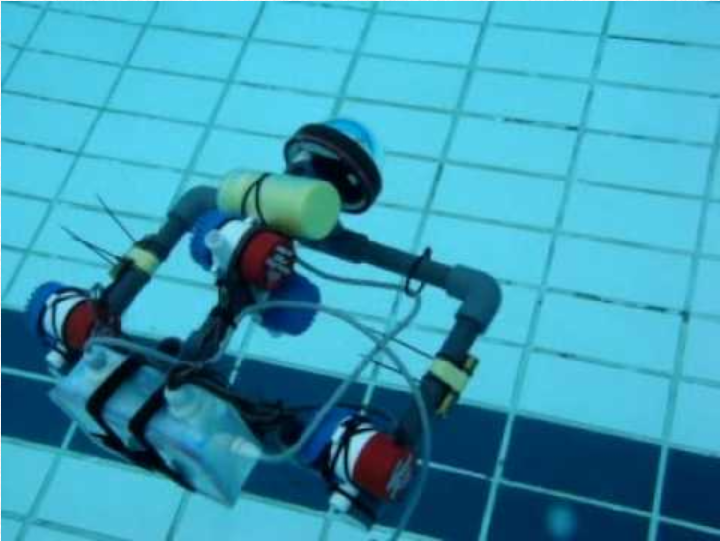
#> input picture Image Processing/Capture.PNG, 720 x 541 px, found by its file name
$ python enhancment.py
#> lines starting #> are read from the running program, lines starting #| are printed output that depends on the picture
#> further down, image is the input picture: shape (541, 720, 3); mean B, G, R 179.8, 154.5, 59

# coding: utf-8

# In[1]:


import cv2
import imutils
import numpy as np


# [14 lines of commented-out code are left out]

def white_balance(img):
    result = cv2.cvtColor(img, cv2.COLOR_BGR2LAB)
#> result: shape (541, 720, 3); mean of channels 0, 1, 2 149.3, 109.6, 106.8
    avg_a = np.average(result[:, :, 1])
#> avg_a = 109.6
    avg_b = np.average(result[:, :, 2])
#> avg_b = 106.8
    result[:, :, 1] = result[:, :, 1] - ((avg_a - 128) * (result[:, :, 0] / 255.0) * 1.1)
#> result: shape (541, 720, 3); mean of channels 0, 1, 2 149.3, 120.9, 106.8
    result[:, :, 2] = result[:, :, 2] - ((avg_b - 128) * (result[:, :, 0] / 255.0) * 1.1)
#> result: shape (541, 720, 3); mean of channels 0, 1, 2 149.3, 120.9, 120
    result = cv2.cvtColor(result, cv2.COLOR_LAB2BGR)
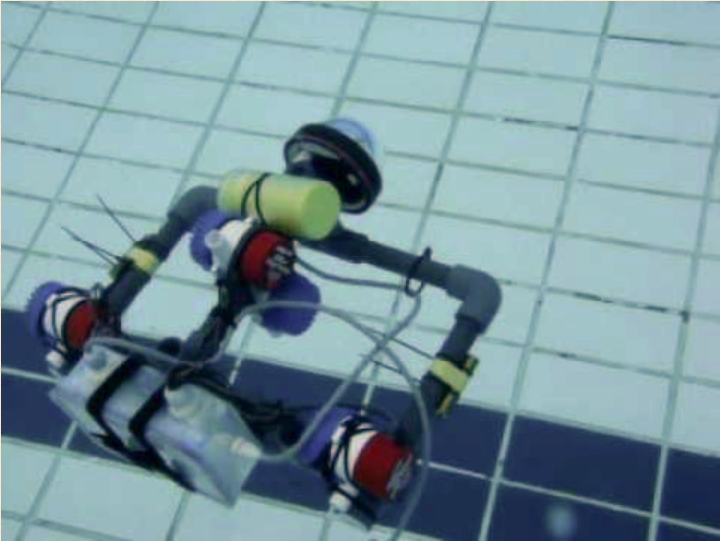
#> result: shape (541, 720, 3); mean B, G, R 156.5, 148, 119.6
    return result

image = cv2.imread('Capture.png')
cv2.imshow("im",image)

result = white_balance(image)
cv2.imshow("image",result)

cv2.waitKey(0)
cv2.destroyAllWindows()

$ run again, with Image Processing/2.PNG copied over Image Processing/Capture.PNG
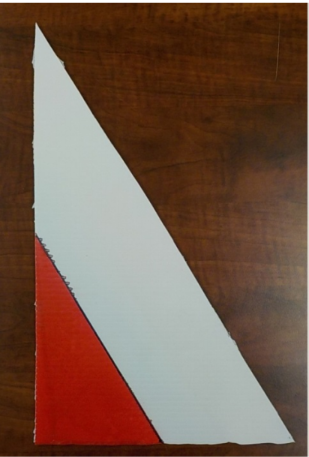
#> input picture Image Processing/2.PNG, 309 x 457 px, found by its file name
#> image is the input picture: shape (457, 309, 3); mean B, G, R 74, 89.3, 117.4
#> avg_a = 139
#> avg_b = 143.7
#> in white_balance, `result = cv2.cvtColor(result, cv2.COLOR_LAB2BGR)`:
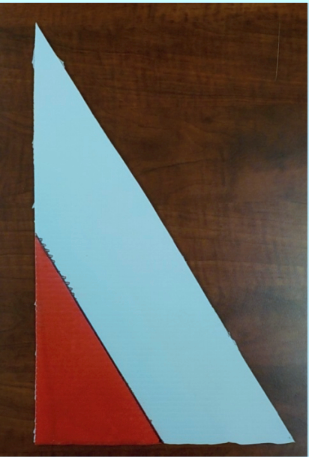
#> result: shape (457, 309, 3); mean B, G, R 87.3, 93.6, 101.8

$ run again, with Image Processing/3.PNG copied over Image Processing/Capture.PNG
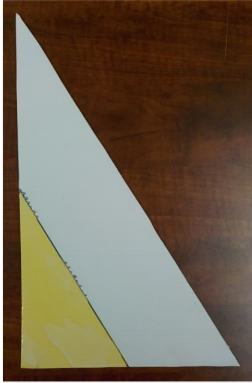
#> input picture Image Processing/3.PNG, 252 x 383 px, found by its file name
#> image is the input picture: shape (383, 252, 3); mean B, G, R 80.6, 98.5, 112.1
#> avg_a = 132.7
#> avg_b = 141.1
#> in white_balance, `result = cv2.cvtColor(result, cv2.COLOR_LAB2BGR)`:
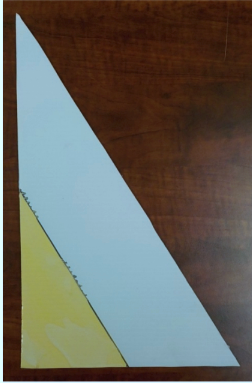
#> result: shape (383, 252, 3); mean B, G, R 92.2, 100.4, 102.5
